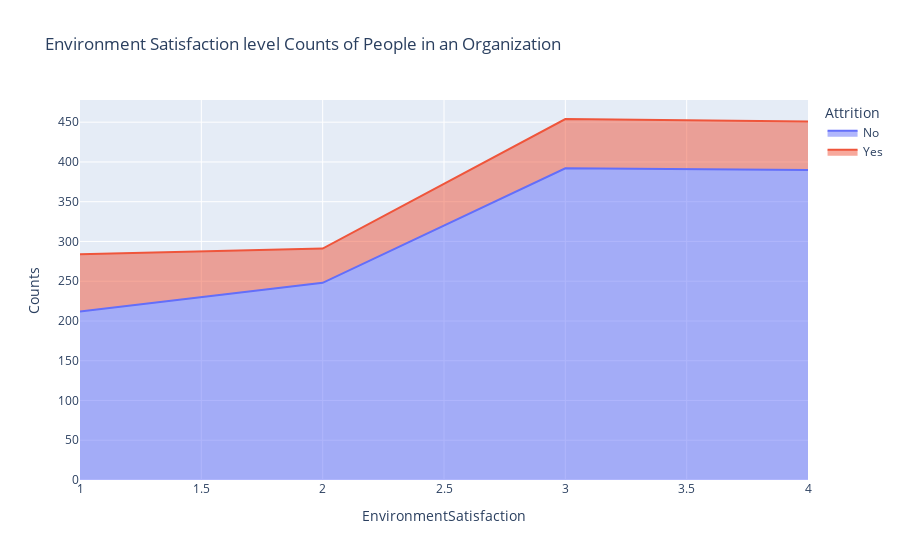

The notebook cell this image was saved under:
### Markdown cell above
## How does the environment satisfaction impact attrition?

### Code cell
environment_satisfaction = df.groupby(['EnvironmentSatisfaction','Attrition']).apply(lambda x:x['DailyRate'].count()).reset_index(name = 'Counts')
px.area(environment_satisfaction,x='EnvironmentSatisfaction',y='Counts',color='Attrition',title='Environment Satisfaction level Counts of People in an Organization')

### Figure 1 — Plotly figure (JSON) as saved in the notebook; plotly's stock layout.template omitted (floating-point values rounded to 4 significant figures)
{"data": [{"fillpattern": {"shape": ""}, "hovertemplate": "Attrition=No<br>EnvironmentSatisfaction=%{x}<br>Counts=%{y}<extra></extra>", "legendgroup": "No", "line": {"color": "#636efa"}, "marker": {"symbol": "circle"}, "mode": "lines", "name": "No", "orientation": "v", "showlegend": true, "stackgroup": "1", "type": "scatter", "x": [1, 2, 3, 4], "xaxis": "x", "y": [212, 248, 392, 390], "yaxis": "y"}, {"fillpattern": {"shape": ""}, "hovertemplate": "Attrition=Yes<br>EnvironmentSatisfaction=%{x}<br>Counts=%{y}<extra></extra>", "legendgroup": "Yes", "line": {"color": "#EF553B"}, "marker": {"symbol": "circle"}, "mode": "lines", "name": "Yes", "orientation": "v", "showlegend": true, "stackgroup": "1", "type": "scatter", "x": [1, 2, 3, 4], "xaxis": "x", "y": [72, 43, 62, 61], "yaxis": "y"}], "layout": {"legend": {"title": {"text": "Attrition"}, "tracegroupgap": 0}, "title": {"text": "Environment Satisfaction level Counts of People in an Organization"}, "xaxis": {"anchor": "y", "domain": [0, 1], "title": {"text": "EnvironmentSatisfaction"}}, "yaxis": {"anchor": "x", "domain": [0, 1], "title": {"text": "Counts"}}}}
